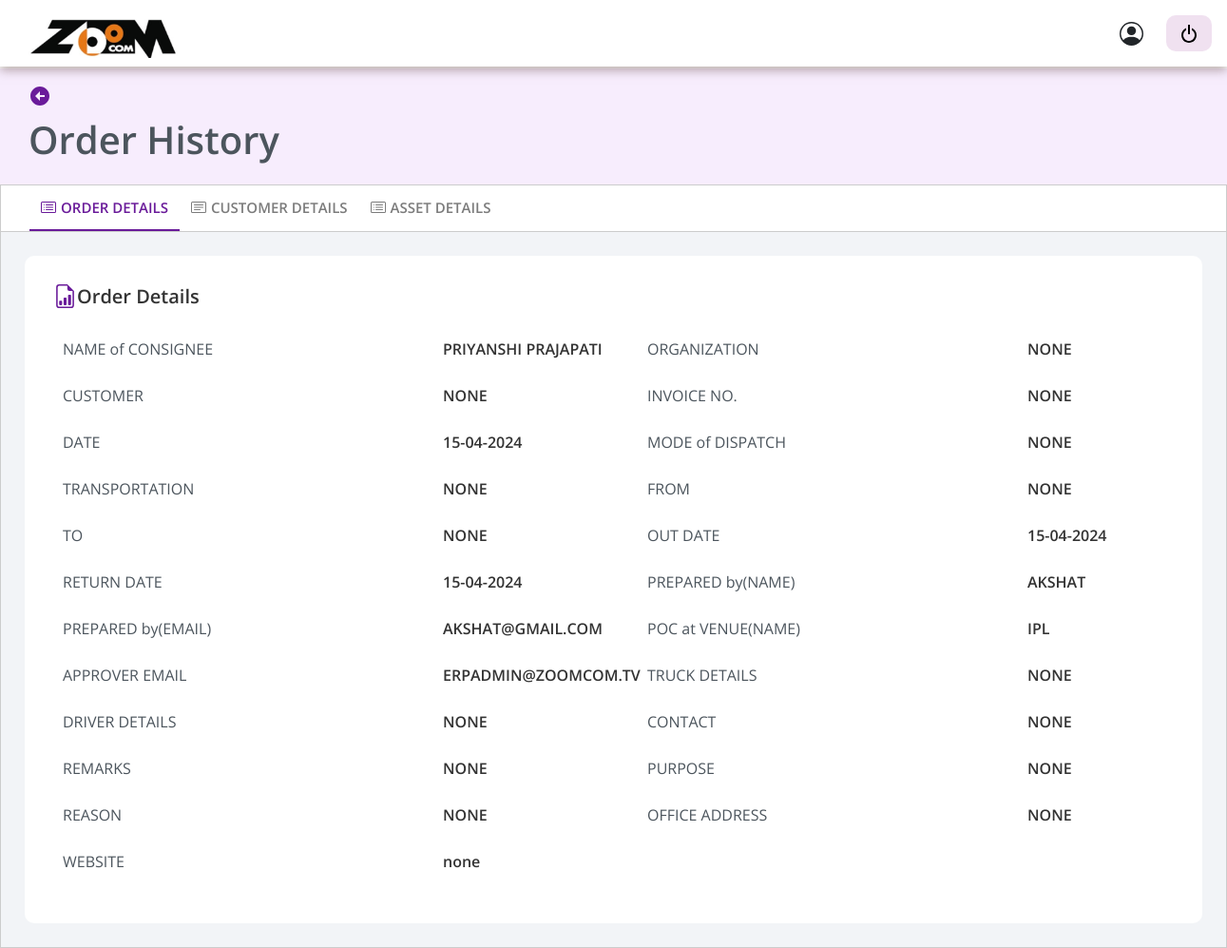
/asset_management/go-to-orders-history-details/11/, run on the app's committed database.
### orders/models.py (models this page shows)
class OrderDetail(models.Model):
    from requirements.models import RequirementCust
    class OrderStatus(models.IntegerChoices):
            BOOKED = 1,
            APPROVED = 2,
            CANCELLED = 3,
            DISPATCHED = 4,
    assets = models.ManyToManyField(AssetMaster, related_name='order_details', blank=True)
    customer_id = models.ForeignKey(CustomerDetail, on_delete=models.SET_NULL, null=True)
    req_id = models.ForeignKey(RequirementCust, on_delete=models.SET_NULL, null=True)
    price = models.CharField(null=True, blank=True, max_length=50)
    order_status = models.IntegerField(choices=OrderStatus.choices, default=OrderStatus.BOOKED)
    organization = models.CharField(max_length=100, blank=True, null=True)
    remarks = models.CharField(max_length=100, null=True, blank=True)
    customer = models.CharField(max_length=100, null=True, blank=True)
    deployment_date = models.DateField(null=True, blank=True)
    return_date = models.DateField(null=True, blank=True)
    name_of_consignee = models.CharField(max_length=100, blank=True, null=True)
    invoice_number = models.CharField(max_length=100, blank=True, null=True)
    mode_of_dispatch = models.CharField(max_length=100, blank=True, null=True)
    transportation = models.CharField(max_length=100, blank=True, null=True)
    order_to = models.CharField(max_length=100, blank=True, null=True)
    order_from = models.CharField(max_length=100, blank=True, null=True)
    out_date_and_time = models.DateField(null=True, blank=True)
    prepared_by_name = models.CharField(max_length=100, blank=True, null=True)
    prepared_by_email = models.CharField(max_length=100, blank=True, null=True)
    poc_at_venue_name = models.CharField(max_length=100, blank=True, null=True)
    approver_email = models.CharField(max_length=100, blank=True, null=True)
    truck_details = models.CharField(max_length=100, blank=True, null=True)
    contact_details = models.CharField(max_length=100, blank=True, null=True)
    driver_details = models.CharField(max_length=100, blank=True, null=True)
    purpose = models.CharField(max_length=100, blank=True, null=True)
    reason = models.CharField(max_length=100, blank=True, null=True)
    office_address = models.CharField(max_length=100, blank=True, null=True)
    website = models.CharField(max_length=100, blank=True, null=True)
    challan_number = models.CharField(max_length=100, blank=True, null=True)
    maker_email = models.CharField(max_length=100, blank=True, null=True)
    checker_email = models.CharField(max_length=100, blank=True, null=True)
    approve_order = models.BooleanField(default=False)
    order_dispatch = models.BooleanField(default=False)

### orders/views.py (the view)
# urls.py: path('go-to-orders-history-details/<int:id>/', order_history_details, name='order_history_details'),
def order_history_details(request, id):
    ctx={}
    order_history_obj = OrderHistory.objects.filter(id=id).first()
    order_history_obj_ctx = OrderHistory.objects.filter(id=id)
    order_id = order_history_obj.order_id
    order_assets = model_to_dict(order_id)
    all_asset_of_order = order_assets.get('assets')
    ctx['all_asset_of_order'] = all_asset_of_order
    ctx['order_history_obj_ctx'] = order_history_obj_ctx
    ctx['order_id'] = order_id
    return render(request, 'orders_history.html',ctx)

### orders/templates/orders_history.html (shortened to what this page needs)
{% load static%}
{% include 'base_dashboard.html' %}
{% block content %}
<link rel="stylesheet" href="https://cdnjs.cloudflare.com/ajax/libs/dropzone/5.9.2/min/dropzone.min.css">
<link rel="stylesheet" href="https://cdnjs.cloudflare.com/ajax/libs/font-awesome/5.15.3/css/all.min.css">
<section class="assetdetail">
    <button onclick="goToConfirmOrdersList()" style="border: none; margin-bottom: 10px; background-color: transparent;"><svg xmlns="http://www.w3.org/2000/svg" width="24" height="24" viewBox="0 0 24 24" style="fill: #6A1B9A;transform: msFilter"><path d="M12 2C6.486 2 2 6.486 2 12s4.486 10 10 10 10-4.486 10-10S17.514 2 12 2zm5 11h-5v4l-5-5 5-5v4h5v2z"></path></svg></button>
    <div class="assetheaderbuttones">
        <h1>Order History</h1>
    </div>
</section>
 <div class="navbar-navi tab">
    <button class="tablinks active" onclick="openCity(event, 'London')">Order Details</button>
    <button class="tablinks" onclick="openCity(event, 'Paris')">Customer Details</button>
    <button class="tablinks" onclick="openCity(event, 'Tokyo')">Asset Details</button>
  </div>
  <div id="London" class="tabcontent active">
    <section  class="assetdetail-detail " >
        <div class="assetdetail-containing">
            <div class="assetdetail-contain mt-0">
                <h1>Order Details
                </h1>
                <div class="detialasset mt-4">
                    <div class="detialasset-name">
                        <p>Name <span>of</span> consignee</p>
                        <div class="bndname">
                            <span class="bdnme">{{order_id.name_of_consignee}}</span>
                        </div>
                    </div>
                    <div class="detialasset-name">
                        <p>Organization</p>
                        <div class="bndname">
                            <span class="bdnme">{{order_id.organization}}</span>
                        </div>
                    </div>
                    <div class="detialasset-name">
                        <p>customer</p>
                        <div class="bndname">
                            <span class="bdnme">{{order_id.customer}}</span>
                        </div>
                    </div>
                    <div class="detialasset-name">
                        <p>Invoice No. </p>
                        <div class="bndname">
                            {{order_id.invoice_number}}
                        </div>
                    </div>
                    <div class="detialasset-name">
                        <p>Date </p>
                        <div class="bndname">
                           {{order_id.out_date_and_time|date:'d-m-Y'}}
                        </div>
                    </div>
                    <div class="detialasset-name">
                        <p>Mode <span>of</span> Dispatch</p>
                        <div class="bndname">{{order_id.mode_of_dispatch}}</div>
                    </div>
                    <div class="detialasset-name">
                        <p>Transportation</p>
                        <div class="bndname">{{order_id.transportation}}</div>
                    </div>
                    <div class="detialasset-name">
                        <p>from</p>
                        <div class="bndname">{{order_id.order_from}}</div>
                    </div>
                    <div class="detialasset-name">
                        <p>to</p>
                        <div class="bndname">{{order_id.order_to}}</div>
                    </div>
                    <div class="detialasset-name">
                        <p>Out Date</p>
                        <div class="bndname">{{order_id.out_date_and_time|date:'d-m-Y'}}</div>
                    </div>
                    <div class="detialasset-name">
                        <p>Return Date</p>
                        <div class="bndname">{{order_id.return_date|date:'d-m-Y'}}</div>
                    </div>
                    <div class="detialasset-name">
                        <p>Prepared <span>by</span>(Name)</p>
                        <div class="bndname">{{order_id.prepared_by_name}}</div>
                    </div>
                    <div class="detialasset-name">
                        <p>Prepared <span>by</span>(Email) </p>
                        <div class="bndname">{{order_id.prepared_by_email}}</div>
                    </div>
                    <div class="detialasset-name">
                        <p>POC <span>AT</span> Venue(Name)</p>
                        <div class="bndname">{{order_id.poc_at_venue_name}}</div>
                    </div>
                    <div class="detialasset-name">
                        <p>APPROVER EMAIL</p>
                        <div class="bndname">{{order_id.approver_email}}</div>
                    </div>
                    <div class="detialasset-name">
                        <p>Truck Details</p>
                        <div class="bndname">{{order_id.truck_details}}</div>
                    </div>
                    <div class="detialasset-name">
                        <p>Driver Details</p>
                        <div class="bndname">{{order_id.driver_details}}</div>
                    </div>
                    <div class="detialasset-name">
                        <p>Contact </p>
                        <div class="bndname">{{order_id.contact_details}}</div>
                    </div>
                    <div class="detialasset-name">
                        <p>Remarks</p>
                        <div class="bndname">{{order_id.remarks}}</div>
                    </div>
                    <div class="detialasset-name">
                        <p>Purpose
                            </p>
                        <div class="bndname">{{order_id.purpose}}</div>
                    </div>
                    <div class="detialasset-name">
                        <p>Reason </p>
                        <div class="bndname">{{order_id.reason}}</div>
                    </div>
                    <div class="detialasset-name">
                        <p>Office Address</p>
                        <div class="bndname">{{order_id.office_address}}</div>
                    </div>
                    <div class="detialasset-name">
                        <p>Website</p>
                        <div class="bndname"><span>{{order_id.website}}</span></div>
                    </div>
                </div>
            </div>
        </div>
    </section>
    </div>
{% endblock content %}

### static/dashboard/style.css (style rules this page uses)
* { margin: 0; padding: 0; box-sizing: border-box; font-family: 'Open Sans', sans-serif; text-decoration: none; list-style: none; }
body { font-family: 'Open Sans', sans-serif; margin: 0; padding: 0; }
section.assetdetail { margin-top: 72px; background: #F7EDFD; padding: 15px 30px; }
section.assetdetail .assetheaderbuttones { display: flex; justify-content: space-between; align-items: center; }
.assetheaderbuttones h1 { color: #4C555D; font-weight: 600; }
.assetdetail-detail .assetdetail-contain h1 { font-size: 20px; font-weight: 600; color: #333; display: flex; align-items: center; }
section.assetdetail-detail { background: #F2F4F7; padding: 25px; }
.detialasset-name { display: flex; width: 600px; justify-content: space-between; }
.detialasset { display: grid; grid-template-columns: auto auto; gap: 15px; padding: 10px; }
.assetdetail-detail .assetdetail-containing { width: 100%; margin: 0 auto; padding: 30px; background: #fff; border-radius: 10px; }
.assetdetail-containing .assetdetail-contain { margin-top: 50px; }
.detialasset-name p { font-style: normal; font-weight: normal !important; line-height: 18px; font-family: Open Sans; color: #4C555D !important; text-transform: uppercase; }
.detialasset-name span { text-transform: lowercase; }
span.bdnme { text-transform: uppercase; }
.detialasset-name .bndname { font-size: 1rem !important; color: #333 !important; font-style: normal; font-weight: 600 !important; line-height: 18px; font-family: Open Sans; width: 200px; text-transform: uppercase; }
.active { color: #6A1B9A; border-bottom: 3px solid #6A1B9A; }

### asset_master/templates/base_dashboard.html (style rules this page uses)
body { font-family: 'Open Sans', sans-serif; margin: 0; padding: 0; }

### orders/templates/orders_history.html (style rules this page uses)
.tab { overflow: hidden; border: 1px solid #ccc; padding: 0 30px; }
.tab button { background-color: inherit; float: left; border: none; outline: none; cursor: pointer; padding: 14px 16px; transition: 0.3s; font-size: 17px; }
.tab button.active { border-bottom:2px solid #6A1B9A; color: #6A1B9A; }
.tabcontent { display: none; border: 1px solid #ccc; border-top: none; }
#London { display: block; }
button.tablinks { float: left; padding: 12px; color: #7C7C7C; text-decoration: none; font-size: 15px; font-weight: 600; text-transform: uppercase; display: flex; align-items: center; }
button.tablinks svg { margin-right: 5px; }

### data on the page
OrderDetail: name_of_consignee "PRIYANSHI PRAJAPATI", organization "NONE", customer "NONE", invoice_number "NONE", out_date_and_time "15-04-2024", mode_of_dispatch "NONE", transportation "NONE", order_from "NONE", order_to "NONE", return_date "15-04-2024", prepared_by_name "AKSHAT", prepared_by_email "AKSHAT@GMAIL.COM", poc_at_venue_name "IPL", approver_email "ERPADMIN@ZOOMCOM.TV", truck_details "NONE", driver_details "NONE", contact_details "NONE", remarks "NONE", purpose "NONE", reason "NONE", office_address "NONE", website "none"
